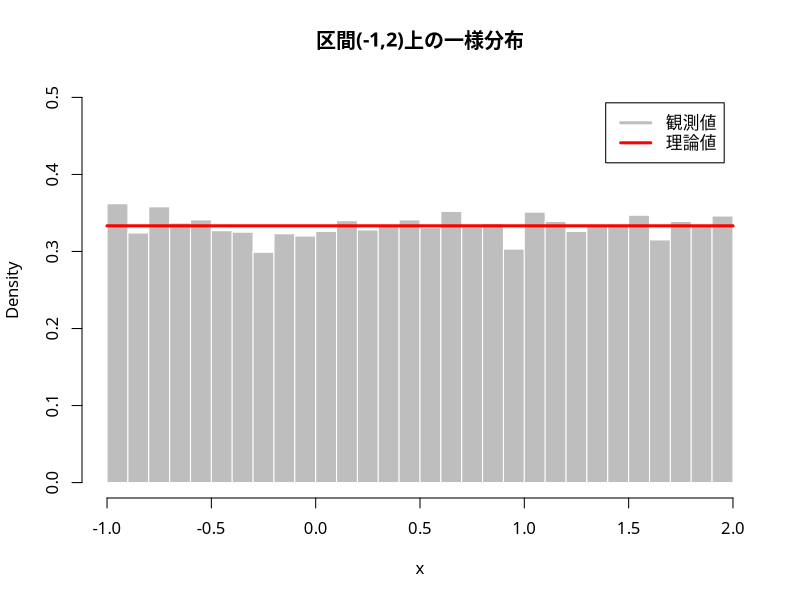

Write the R code that produced this figure.
### 一様分布
set.seed(567) # 乱数のシード値を指定
runif(10) # 区間(0,1)上の一様乱数(10個)
## 統計的性質の確認
a <- -1
b <- 2
x <- runif(10000, min=a, max=b)
mean(x) # (a+b)/2=0.5に近い(大数の法則)
par(family="HiraginoSans-W4") # 日本語フォントの指定
hist(x, ylim=c(0,0.5), freq=FALSE, # 密度表示
     breaks=25, col="gray", border="white", 
     main=paste0("区間(",a,",",b,")上の一様分布")) 
curve(dunif(x, min=a, max=b), # 確率密度関数(理論)
      add=TRUE, col="red", lwd=3) 
legend("topright", inset=0.05,
       legend=c("観測値", "理論値"), 
       col=c("gray", "red"), lwd=3)
